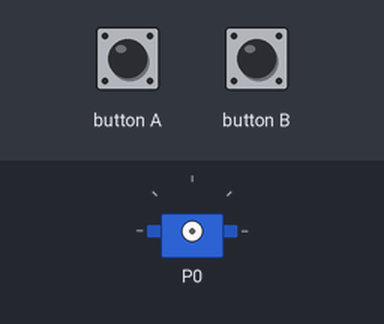
Recording of a program running on a simulated BBC micro:bit (MakeCode). Shown: servo. The test bench sets the inputs (shaded band).

Above: at 1.2 s.
1.3 s: button A pressed for 0.15 s
2.9 s: button B pressed for 0.15 s
At 3.8 s:
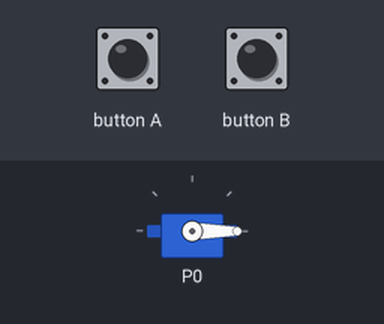
Timing chart, 0 to 5.9 s (numbered marks = the images above; inputs shaded):
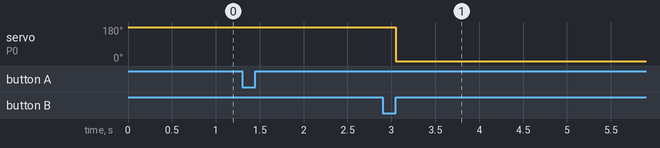

The program:

main.ts
```typescript
let distanz = 0
input.onButtonPressed(Button.A, function () {
    pins.servoWritePin(AnalogPin.P0, 180)
})
input.onButtonPressed(Button.B, function () {
    pins.servoWritePin(AnalogPin.P0, 0)
})
function messe_distanz () {
    distanz = sonar.ping(
    DigitalPin.P1,
    DigitalPin.P2,
    PingUnit.Centimeters
    )
    basic.pause(500)
    if (distanz < 4) {
        pins.servoWritePin(AnalogPin.P0, 180)
    } else {
        pins.servoWritePin(AnalogPin.P0, 0)
    }
}
basic.forever(function () {

})
```

test.ts
```typescript
// Hier kann man Tests durchführen; diese Datei wird nicht kompiliert, wenn dieses Paket als Erweiterung verwendet wird.
```

Measured:
- after the input at 2.9 s, servo on P0: 180° → 0° after 0.15 s
